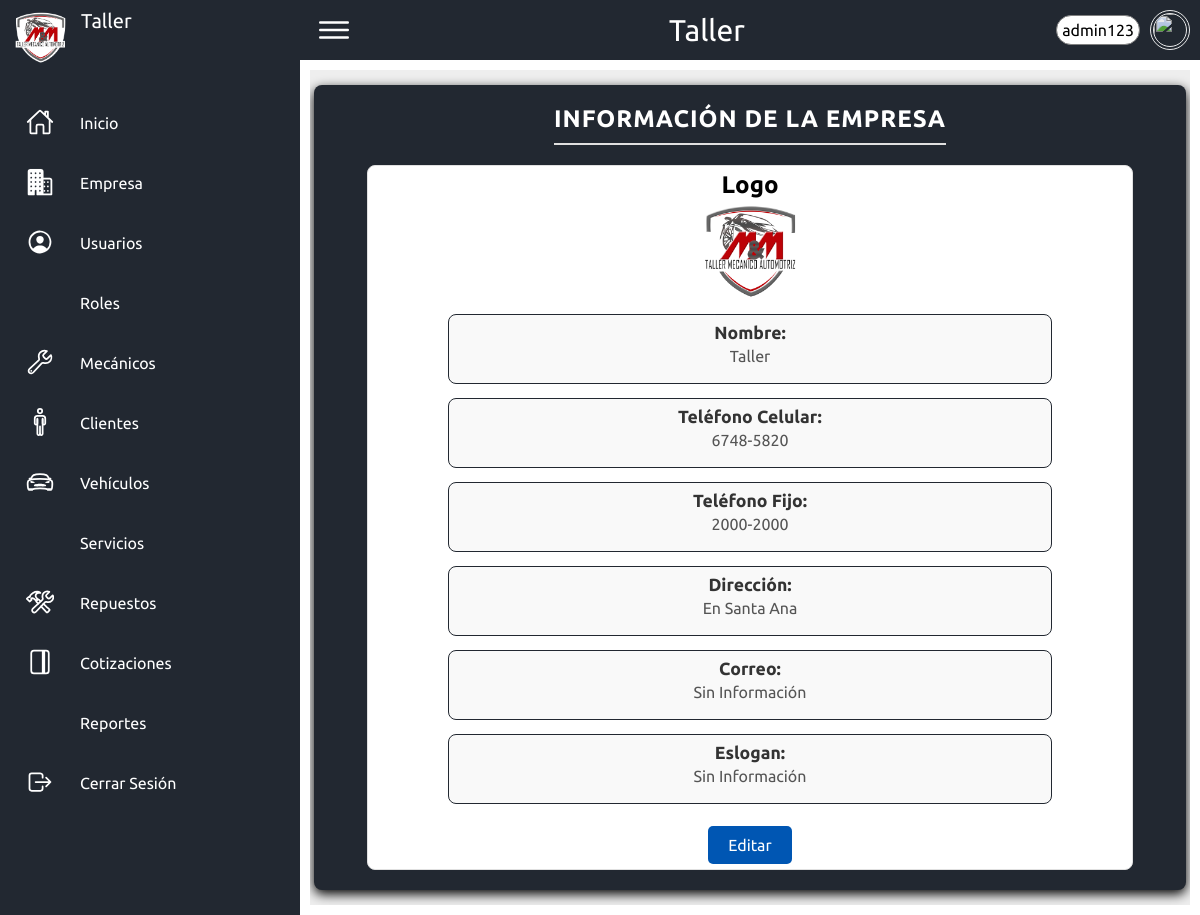
Page /paginas/empresa.php (signed in) on the committed database.
### tables this page shows
CREATE TABLE `empresa` (
  `id_empresa` int(11) NOT NULL,
  `nombre` varchar(50) NOT NULL,
  `celular` varchar(9) DEFAULT '0000-0000',
  `fijo` varchar(9) DEFAULT '0000-0000',
  `direccion` text NOT NULL DEFAULT 'Sin Información',
  `logo` text DEFAULT '../img/logos/logo.png',
  `correo` varchar(75) DEFAULT 'correo@gmail.com',
  `slogan` text DEFAULT 'Sin Información'
);

### sesiones/sesionstart.php (called while the page is built, shortened)
<?php
if ($_SESSION['nivel']<=2) {
    $clase="basic";
}elseif ($_SESSION['nivel']>=3 AND $_SESSION['nivel']<5) {
    $clase="medium";
}elseif ($_SESSION['nivel']==5) {
     $clase="premium";
}
 ?>

### database/extrasConsultas.php (called while the page is built, shortened)
<?php
function obtenerEmpresa() {
	$llave=conectarse();
	$sql = "SELECT * FROM empresa";
	$ejecutarConsulta = $llave->query($sql);
	$datos=$ejecutarConsulta->fetch_assoc();
	return $datos;
}
 ?>

### PHP/procesarEmpresa.php (called while the page is built, shortened)
<?php
	mostrarEmpresa($clase);
 ?>

### database/empresaConsultas.php (the view, shortened to what this page needs)
<?php
function mostrarEmpresa($clase) {
    ?>
    <div class="table-container empresa">
    	<h3>Información de la Empresa</h3>
        <?php
        $llave = conectarse();
        $consulta = "SELECT * FROM empresa";
        $ejecutarConsulta = $llave->query($consulta);
        while ($datos = $ejecutarConsulta->fetch_assoc()) {
            echo "
            <div class='empresa-card'>
                <div class='empresa-logo empresa'>
                    <h2>Logo</h2>
                    <img src='" . htmlspecialchars($datos["logo"]) . "' width='105px' alt='Logo de la empresa'>
                </div>
                <div class='empresa-info'>
                    <h2>Nombre:</h2>
                    <p>" . htmlspecialchars($datos["nombre"]) . "</p>
                </div>
                <div class='empresa-info'>
                    <h2>Teléfono Celular:</h2>
                    <p>" . htmlspecialchars($datos["celular"]) . "</p>
                </div>
                <div class='empresa-info'>
                    <h2>Teléfono Fijo:</h2>
                    <p>" . htmlspecialchars($datos["fijo"]) . "</p>
                </div>
                <div class='empresa-info'>
                    <h2>Dirección:</h2>
                    <p>" . htmlspecialchars($datos["direccion"]) . "</p>
                </div>
                <div class='empresa-info'>
                    <h2>Correo:</h2>
                    <p>" . htmlspecialchars($datos["correo"]) . "</p>
                </div>
                <div class='empresa-info'>
                    <h2>Eslogan:</h2>
                    <p>" . htmlspecialchars($datos["slogan"]) . "</p>
                </div>
                <div class='empresa-btn-edit'>
                    <a class='btn-edit' href='empresa.php?forminsert=si&&actualizar=si'>Editar</a>
                </div>
            </div>";
        }
        ?>
    </div>
    <?php
}
 ?>

### complementos/sidebar.php (shortened to what this page needs)
<?php
   include '../database/extrasConsultas.php';
   $datos=obtenerEmpresa();
?>
   <div class="container">
       <div class="navigation <?php echo "$clase";?>">
           <ul>
               <li>
                   <a href="index.php" data-page="index">
                       <span class="icon">
                           <img src="<?php echo $datos['logo']; ?>">
                       </span>
                       <span class="title name"><?php echo $datos['nombre']; ?></span>
                   </a>
               </li>
               <li>
                   <a href="index.php" data-page="index">
                       <span class="icon">
                           <ion-icon name="home-outline"></ion-icon>
                       </span>
                       <span class="title">Inicio</span>
                   </a>
               </li>
                <?php
                   if ($_SESSION['nivel']==5) {
               ?>
                       <li>
                           <a href="empresa.php" data-page="customers">
                               <span class="icon">
                                   <ion-icon name="business"></ion-icon>
                               </span>
                               <span class="title">Empresa</span>
                           </a>
                       </li>
               <?php
                   }
               ?>
               <?php
                   if ($_SESSION['nivel']>2) {
                      ?>
                       <li class="<?php $claseAcceso = (isset($_SESSION['accesos']['usuarios']) && $_SESSION['accesos']['usuarios'] == 1) ? 'notaccess' : ''; echo $claseAcceso;?>">
                           <a href="usuarios.php" data-page="customers">
                               <span class="icon">
                                   <ion-icon name="person-circle-outline"></ion-icon>
                               </span>
                               <span class="title">Usuarios</span>
                           </a>
                       </li>
                        <?php
                       if ($_SESSION['nivel']==5) {
                           ?>
                       <li>
                           <a href="roles.php" data-page="customers">
                               <span class="icon">
                               </span>
                               <span class="title">Roles</span>
                           </a>
                       </li>
                      <?php
                       }
                   }
                ?>
               <li class="<?php $claseAcceso = (isset($_SESSION['accesos']['mecanicos']) && $_SESSION['accesos']['mecanicos'] == 1) ? 'notaccess' : ''; echo $claseAcceso;?>">
                   <a href="mecanicos.php" data-page="customers">
                       <span class="icon">
                           <ion-icon name="build-outline"></ion-icon>
                       </span>
                       <span class="title">Mecánicos</span>
                   </a>
               </li>
               <li class="<?php $claseAcceso = (isset($_SESSION['accesos']['clientes']) && $_SESSION['accesos']['clientes'] == 1) ? 'notaccess' : ''; echo $claseAcceso;?>">
                   <a href="clientes.php" data-page="messages">
                       <span class="icon">
                           <ion-icon name="man-outline"></ion-icon>
                       </span>
                       <span class="title">Clientes</span>
                   </a>
               </li>
               <li class="<?php $claseAcceso = (isset($_SESSION['accesos']['vehiculos']) && $_SESSION['accesos']['vehiculos'] == 1) ? 'notaccess' : ''; echo $claseAcceso;?>">
                   <a href="vehiculos.php" data-page="help">
                       <span class="icon">
                           <ion-icon name="car-sport-outline"></ion-icon>
                       </span>
                       <span class="title">Vehículos</span>
                   </a>
               </li>
               <li class="<?php $claseAcceso = (isset($_SESSION['accesos']['servicios']) && $_SESSION['accesos']['servicios'] == 1) ? 'notaccess' : ''; echo $claseAcceso;?>">
                   <a href="servicios.php" data-page="settings">
                       <span class="icon">
                       </span>
                       <span class="title">Servicios</span>
                   </a>
               </li>
               <li class="<?php $claseAcceso = (isset($_SESSION['accesos']['repuestos']) && $_SESSION['accesos']['repuestos'] == 1) ? 'notaccess' : ''; echo $claseAcceso;?>">
                   <a href="repuestos.php" data-page="password">
                       <span class="icon">
                           <ion-icon name="construct-outline"></ion-icon>
                       </span>
                       <span class="title">Repuestos</span>
                   </a>
               </li>
               <li class="<?php $claseAcceso = (isset($_SESSION['accesos']['cotizaciones']) && $_SESSION['accesos']['cotizaciones'] == 1) ? 'notaccess' : ''; echo $claseAcceso;?>">
                   <a href="cotizaciones.php" data-page="password">
                       <span class="icon">
                           <ion-icon name="journal-outline"></ion-icon>
                       </span>
                       <span class="title">Cotizaciones</span>
                   </a>
               </li>
               <li class="<?php $claseAcceso = (isset($_SESSION['accesos']['reportes']) && $_SESSION['accesos']['reportes'] == 1) ? 'notaccess' : ''; echo $claseAcceso;?>">
                   <a href="reportes.php" data-page="password">
                       <span class="icon">
                       </span>
                       <span class="title">Reportes</span>
                   </a>
               </li>
               <li>
                   <a href="../sesiones/sesionclose.php?salir=0">
                       <span class="icon">
                           <ion-icon name="log-out-outline"></ion-icon>
                       </span>
                       <span class="title">Cerrar Sesión</span>
                   </a>
               </li>
           </ul>
       </div>
   </div>

### complementos/topbar.php (shortened to what this page needs)
<div class="topbar <?php
    if ($_SESSION['nivel']<=2) {
        $clase="basic";
    }elseif ($_SESSION['nivel']>=3 AND $_SESSION['nivel']<5) {
        $clase="medium";
    }elseif ($_SESSION['nivel']==5) {
         $clase="premium";
    }echo "$clase";?>">
    <div class="toggle">
        <ion-icon name="menu-outline" style="color: #FFFFFF;"></ion-icon>
    </div>
    <div class='logo-center'>
        <span class='title'><?php echo $datos['nombre'] ?></span>
    </div>
    <div class="user">
        <label for="user-menu-toggle">
            <span class="user-text"><?php echo $_SESSION['username'] ?></span>
            <img src="<?php echo $_SESSION['foto'] ?>" alt="">
        </label>
    </div>
</div>

### estilos/style.css (style rules this page uses)
* { font-family: "Ubuntu", sans-serif; margin: 0; padding: 0; box-sizing: border-box; }
:root { --blue: #2a2185; --white: #fff; --gray: #f5f5f5; --black1: #222; --black2: #999; --premium: #222831; --medium: #39494C; --basic: #738988; }
body { min-height: 100vh; overflow-x: hidden; }
.container { position: relative; width: 100%; }
.navigation { position: fixed; width: 300px; height: 100%; background: var(--premium); border-left: 10px solid var(--premium); transition: 0.5s; overflow: hidden; }
.toggle { cursor: pointer; }
.navigation ul { position: absolute; top: 0; left: 0; width: 100%; }
.navigation ul li { position: relative; width: 100%; list-style: none; border-top-left-radius: 30px; border-bottom-left-radius: 30px; }
.navigation ul li:nth-child(1) { margin-bottom: 25px; pointer-events: none; }
.navigation ul li a { position: relative; display: block; width: 100%; display: flex; text-decoration: none; color: var(--white); }
.navigation ul li a .icon { position: relative; display: block; min-width: 60px; height: 60px; line-height: 75px; text-align: center; }
.navigation ul li a .icon ion-icon, .navigation ul li a .icon iconify-icon { font-size: 1.75rem; }
.navigation ul li a .title { position: relative; display: block; padding: 0 10px; height: 60px; line-height: 60px; text-align: start; white-space: nowrap; }
.navigation ul li a .title.name { font-size: 20px; margin: 7.5px; margin-bottom: 0; width: 220px; margin-left: 0px; white-space: normal; word-wrap: break-word; line-height: 1.3; }
.navigation ul li .icon img { width: 55px; margin: 10px 3px; }
.topbar { width: 100%; height: 60px; display: flex; justify-content: space-between; align-items: center; background: var(--premium); padding: 0 10px; }
.toggle { position: relative; width: 60px; height: 60px; display: flex; justify-content: center; align-items: center; font-size: 2.5rem; cursor: pointer; }
.logo-center { display: flex; justify-content: center; align-items: center; width: 100%; height: 60px; margin: 0 auto; position: relative; }
.logo-center .title { color: white; font-size: 30px; padding: 5px 20px; margin: 0; white-space: nowrap; }
.user { display: flex; align-items: center; position: relative; }
.user label { display: flex; align-items: center; cursor: pointer; }
.user img { width: 40px; height: 40px; border-radius: 50%; border: 4px white double; opacity: 90%; object-fit: cover; transition: all 0.3s ease; }
.user-text { margin-right: 10px; background: white; border:1px solid gray; border-radius: 15px; color: black; padding: 5px; }
.table-container { padding: 20px; width: 99%; margin: 10px auto; background: var(--white); border-radius: 10px; box-shadow: 0 7px 25px rgba(0, 0, 0, 0.08); position: relative; overflow-x: auto; }
.table-container.empresa { max-width: 1200px; margin: 15px auto; padding: 10px; border-radius: 8px; box-shadow: 0 4px 12px; display: flex; background-color: var(--premium); flex-direction: column; align-items: center; }
.table-container.empresa h3 { font-size: 1.5em; color: white; margin: 10px 0; text-align: center; font-weight: bold; text-transform: uppercase; letter-spacing: 1px; border-bottom: 2px solid #e0e0e0; padding-bottom: 10px; }
.empresa-card { display: flex; flex-direction: column; border: 1px solid #e0e0e0; border-radius: 8px; padding: 5px; margin: 10px 0; background-color: white; transition: box-shadow 0.3s ease; width: 90%; }
.empresa-logo { text-align: center; }
.empresa-logo img { border-radius: 4px; }
.empresa-info { background-color: #f9f9f9; border: 1px solid var(--premium);; border-radius: 8px; margin: 7px auto; padding: 8px; transition: transform 0.3s ease, box-shadow 0.3s ease; width: 80%; text-align: center; }
.empresa-info h2 { font-size: 1.1em; color: #333; margin: 0; }
.empresa-info p { font-size: 1em; color: #555; margin: 5px 0 10px; }
.empresa-btn-edit { text-align: center; margin-top: 15px; }
.empresa-btn-edit .btn-edit { display: inline-block; padding: 10px 20px; font-size: 1em; color: white; background-color: #0056b3; border-radius: 5px; text-decoration: none; transition: background-color 0.3s ease, transform 0.3s ease, box-shadow 0.3s ease; }

### rows in the picture
empresa: logo (picture), nombre "Taller", celular "6748-5820", fijo "2000-2000", direccion "En Santa Ana", correo "Sin Información", slogan "Sin Información"

### other values in the picture
$_SESSION['username'] "admin123"
